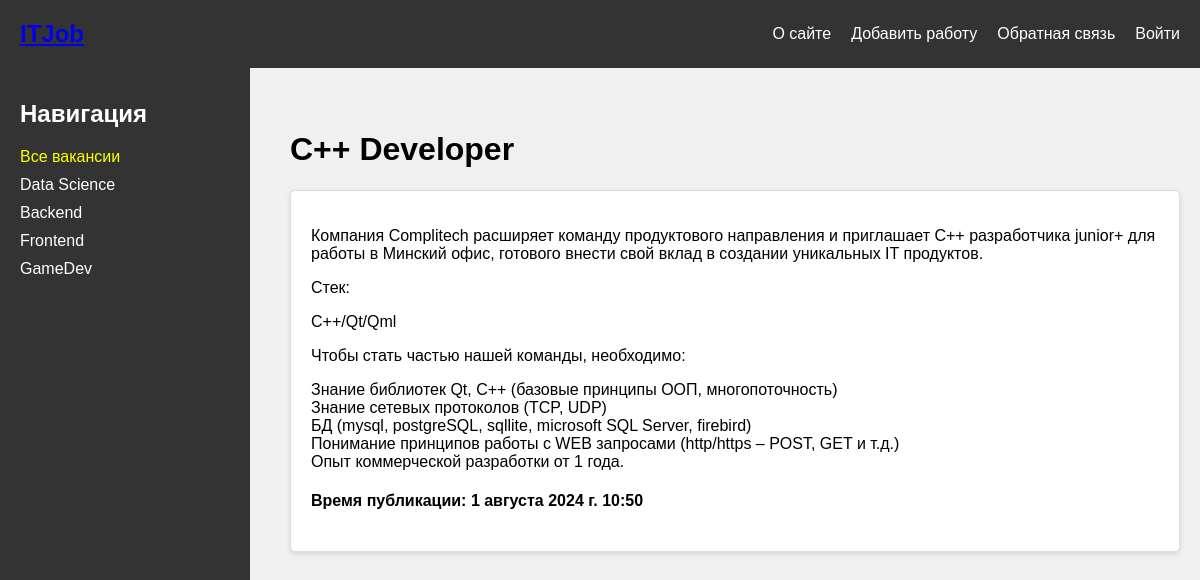
The page /post/Cplus-Developer-Complitech/ on the database its author committed.
### vacancies/models.py (models this page shows, shortened)
class Job(models.Model):
    title = models.CharField(max_length=255, verbose_name='Специальность')
    slug=models.SlugField(max_length=255,unique=False,db_index=True,default='',verbose_name='URL')
    description = models.TextField(blank=True,verbose_name='Описание')
    time_create=models.DateTimeField(auto_now_add=True)
    time_update=models.DateTimeField(auto_now=True)

### vacancies/views.py (the view)
# urls.py: path('post/<slug:job_slug>/',show_job,name='job'),
def show_job(request,job_slug):
    post = get_object_or_404(Job,slug = job_slug)
    data={
        'title':post.title,
        'menu':menu,
        "post":post,
        'category':cats_db
    }
    return render(request,'vacancies/job.html',data)

### vacancies/templatetags/vacancies_tags.py (called while the page is built)
@register.inclusion_tag('vacancies/list_categories.html')
def show_categories(cat_selected=0):
    cats = views.cats_db
    return {'cats':cats,'cat_selected':cat_selected}

### vacancies/templates/vacancies/job.html (shortened to what this page needs)
{%extends 'base.html'%}
{%block content%}
<h1>{{post.title}}</h1>
<div class="job-card">
<p>{{post.description|linebreaks}}</p>
<h4>Время публикации: {{post.time_create}}</h4>
</div>
{%endblock%}

### vacancies/static/vacancies/css/style.css (style rules this page uses)
body { font-family: Arial, sans-serif; background-color: #f0f0f0; margin: 0; padding: 0; display: flex; flex-direction: column; }
.job-card { background-color: white; border: 1px solid #ddd; border-radius: 5px; margin-bottom: 20px; padding: 20px; box-shadow: 0 2px 5px rgba(0,0,0,0.1); }

### rows shown on the page
Job: title "C++ Developer", description "Компания Complitech расширяет команду продуктового направления и приглашает С++ разработчика junior+ для работы в Минский офис, готового внести свой вклад в создании уникальных IT продуктов. Стек: C++/Qt/Qml Чтобы стать частью нашей команды, необходимо: Знание библиотек Qt, C++ (базовые принципы ООП, многопоточность) Знание сетевых протоколов (TCP, UDP) БД (mysql, postgreSQL, sqllite, microsoft SQL Server, firebird) Понимание принципов работы с WEB запросами (http/https – POST, GET и т.д.) Опыт коммерческой разработки от 1 года.", time_create "1 августа 2024 г. 10:50"

### other values the page prints
{{ m.title }} "О сайте" "Добавить работу" "Обратная связь" "Войти"
{{ c.name }} "Data Science" "Backend" "Frontend" "GameDev"
